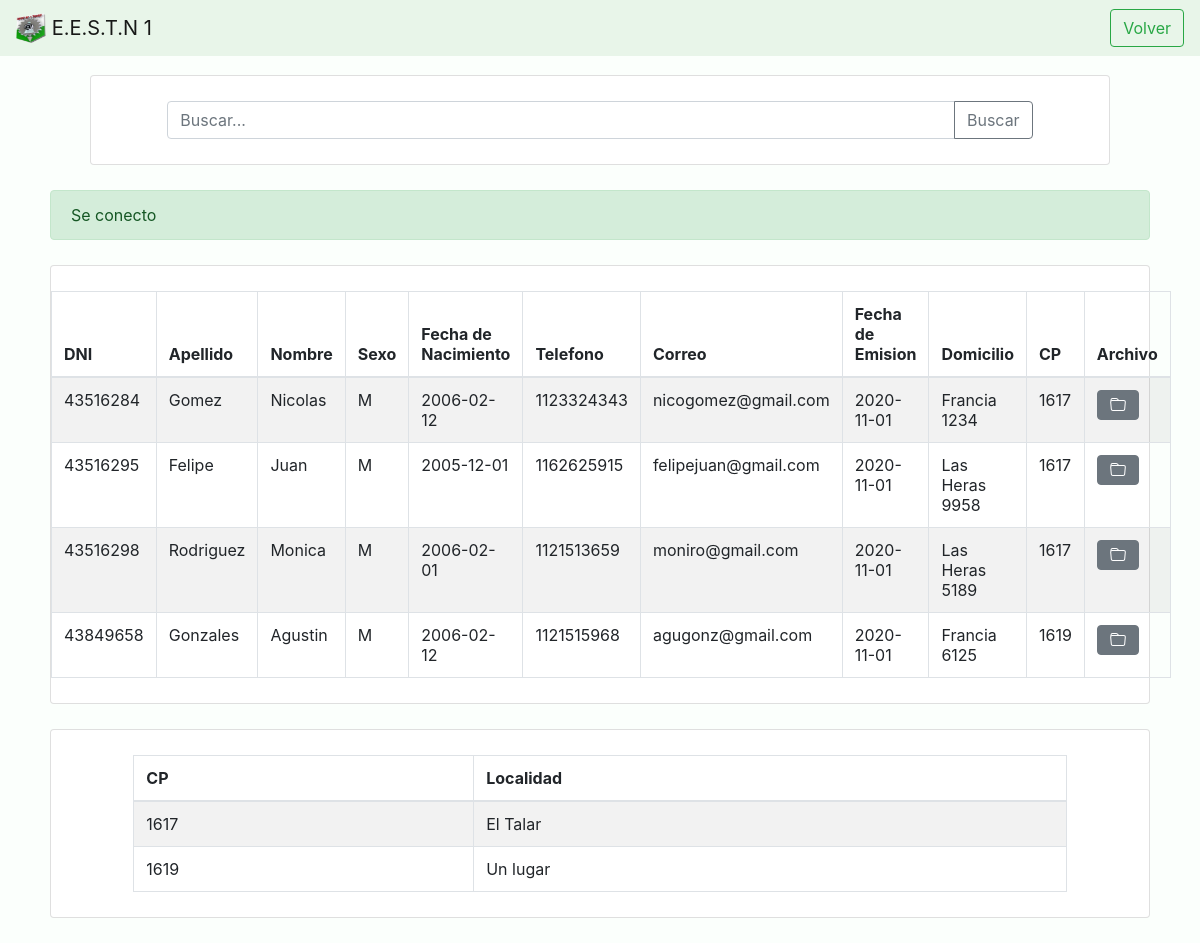
Page /tabla.php on the committed database.
### tables this page shows
CREATE TABLE `persona` (
  `dni` int(11) NOT NULL CHECK (`dni` > 0),
  `apellido` varchar(30) DEFAULT NULL,
  `nombre` varchar(30) DEFAULT NULL,
  `sexo` char(1) DEFAULT NULL,
  `fechaNac` date DEFAULT NULL,
  `codArea` varchar(30) DEFAULT NULL,
  `telefono` varchar(30) DEFAULT NULL,
  `correo` varchar(60) DEFAULT NULL,
  `fechaEmi` date DEFAULT NULL,
  `domicilio` varchar(30) DEFAULT NULL,
  `cp` smallint(6) DEFAULT NULL CHECK (`cp` > 999 and `cp` < 9999)
);

CREATE TABLE `localidad` (
  `cp` smallint(6) NOT NULL CHECK (`cp` > 999 and `cp` < 9999),
  `nombreLocalidad` varchar(30) DEFAULT NULL
);

### tabla.php (the view, shortened to what this page needs)
<html>
    <head>
            <link rel="stylesheet" href="https://maxcdn.bootstrapcdn.com/bootstrap/4.0.0/css/bootstrap.min.css">
            <link rel="stylesheet" href="styles.css">
    </head>
    <body style="background-color: #fbfffc; margin-top: 190px;">
        <nav class="navbar fixed-top navbar-light" style="width: 100%; background-color: #e8f5e9">
            <a class="navbar-brand" href="https://eest1tigre.edu.ar/">
            <img src="logo.png" width="30" height="30" class="d-inline-block align-top" alt="">
            E.E.S.T.N 1
            </a>
            <a href="index.php" class="btn btn-outline-success" type="button">Volver</a>
        </nav>
            <div class="card fixed-top ccontenido" style="margin-top: 75">
                <form class="form-inline ccontenido" method="post" action="buscar.php">
                    <div class="input-group" style="width: 100%">
                        <input type="text" name="buscar" class="form-control" placeholder="Buscar...">
                        <div class="input-group-append">
                            <button class="btn btn-outline-secondary" type="submit">Buscar</button>
                        </div>
                    </div>
                </form>
            </div>
        <?php require('conectar.php') ?>
        <div class="card centrar">
            <table class="table table-bordered table-striped ccontenido" >
                <thead>
                    <tr>
                        <th scope="col">DNI</th>
                        <th scope="col">Apellido</th>
                        <th scope="col">Nombre</th>
                        <th scope="col">Sexo</th>
                        <th scope="col">Fecha de Nacimiento</th>
                        <th scope="col">Telefono</th>
                        <th scope="col">Correo</th>
                        <th scope="col">Fecha de Emision</th>
                        <th scope="col">Domicilio</th>
                        <th scope="col">CP</th>
                        <th scope="col">Archivo</th>
                    </tr>
                </thead>
                <tbody>
                    <?php
                        $tablaper="SELECT * FROM persona";
                        $resultper=mysqli_query($conectar, $tablaper);
                        while ($mostrarper=mysqli_fetch_array($resultper)) { ?>
                            <tr>
                                <td> <?php echo $mostrarper['dni']; ?> </td>
                                <td> <?php echo $mostrarper['apellido']; ?> </td>
                                <td> <?php echo $mostrarper['nombre']; ?> </td>
                                <td> <?php echo $mostrarper['sexo']; ?> </td>
                                <td> <?php echo $mostrarper['fechaNac']; ?> </td>
                                <td> <?php
                                        echo $mostrarper['codArea'];
                                        echo $mostrarper['telefono'];
                                        ?> </td>
                                <td> <?php echo $mostrarper['correo']; ?> </td>
                                <td> <?php echo $mostrarper['fechaEmi']; ?> </td>
                                <td> <?php echo $mostrarper['domicilio']; ?> </td>
                                <td> <?php echo $mostrarper['cp']; ?> </td>
                                <td>
                                <?php
                                    echo '<a class="btn btn-secondary" href="archivos/'.$mostrarper['dni'].'/">
                                        <svg width="1em" height="1em" viewBox="0 0 16 16" class="bi bi-folder" fill="currentColor" xmlns="http://www.w3.org/2000/svg">
                                        <path d="M9.828 4a3 3 0 0 1-2.12-.879l-.83-.828A1 1 0 0 0 6.173 2H2.5a1 1 0 0 0-1 .981L1.546 4h-1L.5 3a2 2 0 0 1 2-2h3.672a2 2 0 0 1 1.414.586l.828.828A2 2 0 0 0 9.828 3v1z"/>
                                        <path fill-rule="evenodd" d="M13.81 4H2.19a1 1 0 0 0-.996 1.09l.637 7a1 1 0 0 0 .995.91h10.348a1 1 0 0 0 .995-.91l.637-7A1 1 0 0 0 13.81 4zM2.19 3A2 2 0 0 0 .198 5.181l.637 7A2 2 0 0 0 2.826 14h10.348a2 2 0 0 0 1.991-1.819l.637-7A2 2 0 0 0 13.81 3H2.19z"/>
                                    </svg Documento </a>';
                                ?>
                                </td>
                            </tr>
                        <?php } ?>
                </tbody>
            </table>
        </div>
        <div class="card centrar">
            <table class="table table-bordered table-striped ccontenido">
                <thead>
                    <tr>
                        <th scope="col">CP</th>
                        <th scope="col">Localidad</th>
                    </tr>
                </thead>
                <tbody>
                    <?php
                        $tablaloc="SELECT * FROM localidad";
                        $resultloc=mysqli_query($conectar, $tablaloc);
                        while ($mostrarloc=mysqli_fetch_array($resultloc)) { ?>
                            <tr>
                                <td> <?php echo $mostrarloc['cp'] ?> </td>
                                <td> <?php echo $mostrarloc['nombreLocalidad'] ?> </td>
                            </tr>
                        <?php } ?>
                </tbody>
            </table>
        </div>
    </body>
</html>

### styles.css (style rules this page uses)
.centrar { margin-left: auto; margin-right: auto; margin-top: 25; margin-bottom: 25; width: 90%; min-width: 1100; }
.ccontenido { margin-left: auto; margin-right: auto; margin-top: 25; margin-bottom: 25; width: 85%; }

### rows in the picture
persona: dni "43516284", apellido "Gomez", nombre "Nicolas", sexo "M", fechaNac "2006-02-12", codArea "11", telefono "23324343", correo "nicogomez@gmail.com", fechaEmi "2020-11-01", domicilio "Francia 1234", cp "1617"
persona: dni "43516295", apellido "Felipe", nombre "Juan", sexo "M", fechaNac "2005-12-01", codArea "11", telefono "62625915", correo "felipejuan@gmail.com", fechaEmi "2020-11-01", domicilio "Las Heras 9958", cp "1617"
persona: dni "43516298", apellido "Rodriguez", nombre "Monica", sexo "M", fechaNac "2006-02-01", codArea "11", telefono "21513659", correo "moniro@gmail.com", fechaEmi "2020-11-01", domicilio "Las Heras 5189", cp "1617"
persona: dni "43849658", apellido "Gonzales", nombre "Agustin", sexo "M", fechaNac "2006-02-12", codArea "11", telefono "21515968", correo "agugonz@gmail.com", fechaEmi "2020-11-01", domicilio "Francia 6125", cp "1619"
localidad: cp "1617", nombreLocalidad "El Talar"
localidad: cp "1619", nombreLocalidad "Un lugar"
